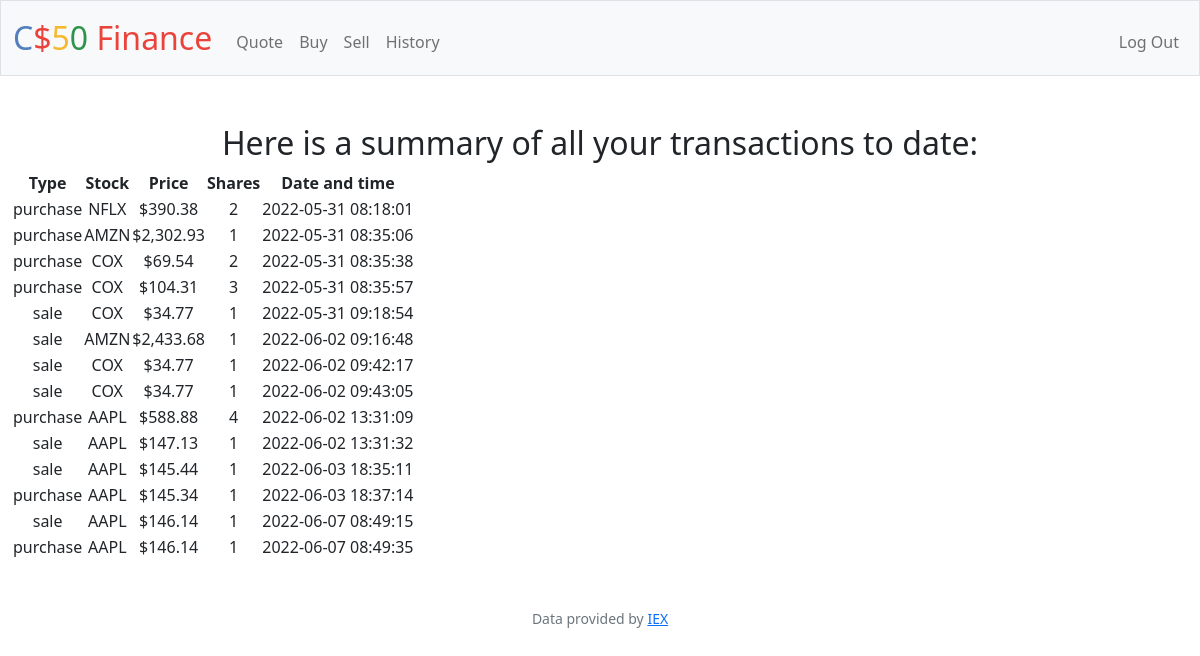
Page /history (signed in) on the earlier database version.
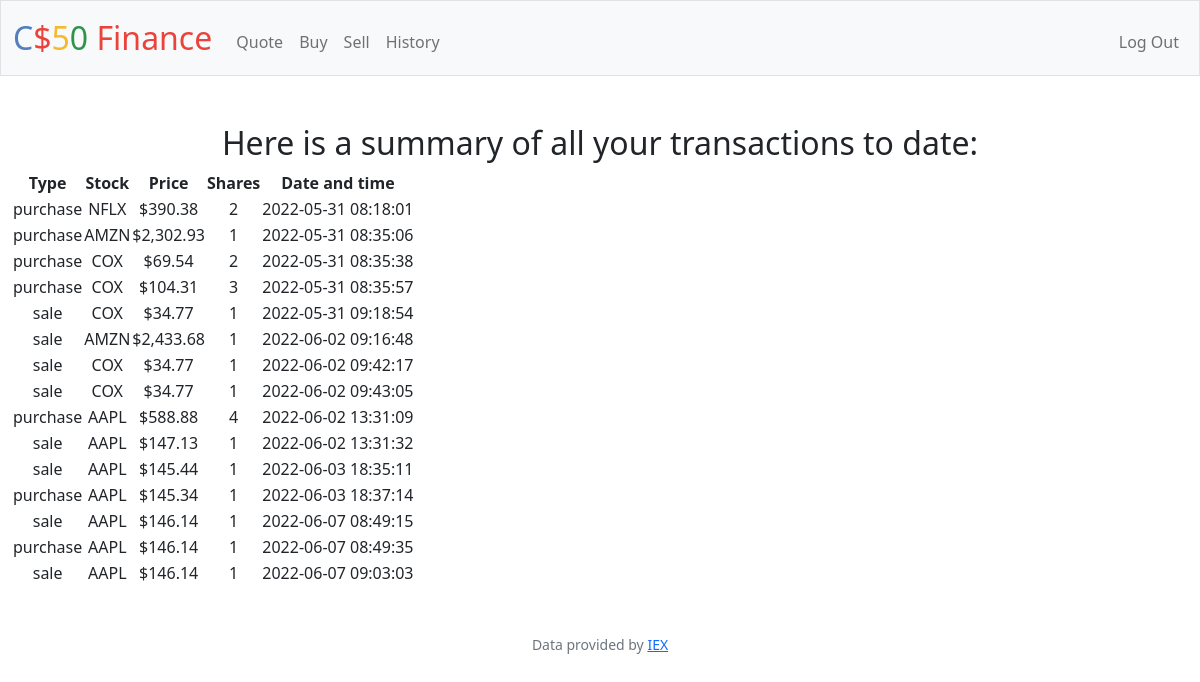
Same page on the later database version.
### tables this page shows
CREATE TABLE transactions (transaction_id INTEGER PRIMARY KEY AUTOINCREMENT NOT NULL, type TEXT NOT NULL, stock TEXT NOT NULL, price FLOAT NOT NULL, shares INTEGER NOT NULL, time DATETIME, user_id);

### app.py (the view)
@app.route("/history")
@login_required
def history():                                  #6
    transactions = db.execute("SELECT type, stock, price, shares, time FROM transactions WHERE user_id = ?", session["user_id"])
    return render_template("history.html", transactions=transactions)

### app.py (called while the page is built)
@app.after_request
def after_request(response):
    response.headers["Cache-Control"] = "no-cache, no-store, must-revalidate"
    response.headers["Expires"] = 0
    response.headers["Pragma"] = "no-cache"
    return response

### helpers.py (called while the page is built)
def login_required(f):
    @wraps(f)
    def decorated_function(*args, **kwargs):
        if session.get("user_id") is None:
            return redirect("/login")
        return f(*args, **kwargs)
    return decorated_function

def usd(value):
    return f"${value:,.2f}"

### templates/history.html (shortened to what this page needs)
{% extends "layout.html" %}
{% block main %}
    <h2>Here is a summary of all your transactions to date:</h2>
        <table>
            <thead>
                <tr>
                    <th>Type</th>
                    <th>Stock</th>
                    <th>Price</th>
                    <th>Shares</th>
                    <th>Date and time</th>
                </tr>
            </thead>
            <tbody>
                {% for item in transactions %}
                    <tr>
                        <td>{{ item["type"] }}</td>
                        <td>{{ item["stock"] }}</td>
                        <td>{{ item["price"] | usd }}</td>
                        <td>{{ item["shares"] }}</td>
                        <td>{{ item["time"] }}</td>
                    </tr>
                {% endfor %}
            </tbody>
        </table>
{% endblock %}

### templates/layout.html (shortened to what this page needs)
<!DOCTYPE html>
<html lang="en">
    <head>
        <link href="https://cdn.jsdelivr.net/npm/bootstrap@5.1.3/dist/css/bootstrap.min.css" rel="stylesheet">
        <link href="/static/styles.css" rel="stylesheet">
    </head>
    <body>
        <nav class="bg-light border navbar navbar-expand-md navbar-light">
            <div class="container-fluid">
                <a class="navbar-brand" href="/"><span class="blue">C</span><span class="red">$</span><span class="yellow">5</span><span class="green">0</span> <span class="red">Finance</span></a>
                <div class="collapse navbar-collapse" id="navbar">
                    {% if session["user_id"] %}
                        <ul class="navbar-nav me-auto mt-2">
                            <li class="nav-item"><a class="nav-link" href="/quote">Quote</a></li>
                            <li class="nav-item"><a class="nav-link" href="/buy">Buy</a></li>
                            <li class="nav-item"><a class="nav-link" href="/sell">Sell</a></li>
                            <li class="nav-item"><a class="nav-link" href="/history">History</a></li>
                        </ul>
                        <ul class="navbar-nav ms-auto mt-2">
                            <li class="nav-item"><a class="nav-link" href="/logout">Log Out</a></li>
                        </ul>
                    {% else %}
                        <ul class="navbar-nav ms-auto mt-2">
                            <li class="nav-item"><a class="nav-link" href="/register">Register</a></li>
                            <li class="nav-item"><a class="nav-link" href="/login">Log In</a></li>
                        </ul>
                    {% endif %}
                </div>
            </div>
        </nav>
        <main class="container-fluid py-5 text-center">
            {% block main %}{% endblock %}
        </main>
        <footer class="mb-5 small text-center text-muted">
            Data provided by <a href="https://iexcloud.io/">IEX</a>
        </footer>
    </body>
</html>

### static/styles.css (style rules this page uses)
nav .navbar-brand { font-size: xx-large; }
nav .navbar-brand .blue { color: #537fbe; }
nav .navbar-brand .red { color: #ea433b; }
nav .navbar-brand .yellow { color: #f5b82e; }
nav .navbar-brand .green { color: #2e944b; }

Differences in the rows shown:
added transactions: type "sale", stock "AAPL", price "$146.14", shares "1", time "2022-06-07 09:03:03"
